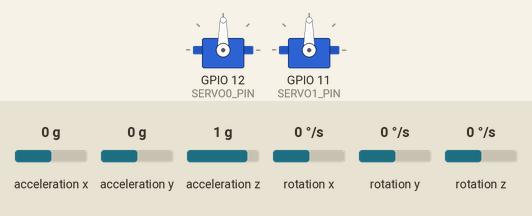
A sketch run on a simulated ESP32-S3. Shown: 2 × servo. Wiring (inferred from the names in the program): MPU-6050 motion sensor at I2C address 0x68. The inputs (shaded band) are chosen by the test bench; at power-on: rotation x 0 °/s, acceleration x 0 g, acceleration y 0 g, acceleration z 1 g, rotation y 0 °/s, rotation z 0 °/s. What the sketch prints to the serial monitor is not drawn.

Above: at 1.3 s.
1.4 s: rotation x set to -192 °/s
2.9 s: rotation x set to 0 °/s
Timing chart, 0 to 5.9 s (numbered marks = the images above; inputs shaded):
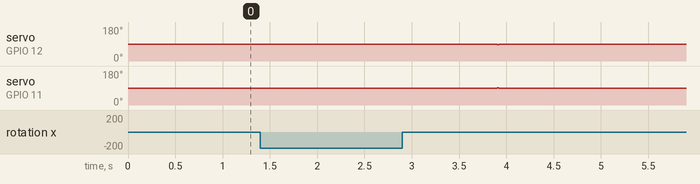

Measured:
- after the input at 1.4 s, every drawn part: stays the same
- after the input at 2.9 s, servo on GPIO 12 (SERVO0_PIN): 90° → 86° after 1.0 s, → 90° 0.02 s later; servo on GPIO 11 (SERVO1_PIN): 90° → 92° after 1.0 s, → 90° 0.02 s later

The sketch:

selfright_esp32.ino
```cpp
/*
  Runs the trained self-righting policy on the ESP32-S3.
  Idles until a flip (gyro spike), waits a beat, rights itself, then eases
  back to neutral and re-arms.

  Needs policy_weights.h (from export_policy.py), the ESP32Servo library,
  and an MPU6050 + two MG996R on their own 6V supply -- common ground with the ESP32.
*/

#include <Wire.h>
#include <ESP32Servo.h>
#include <math.h>
#include "policy_weights.h"

// ---- pins ----
#define I2C_SDA      14
#define I2C_SCL      13
#define SERVO0_PIN   12       // roll1
#define SERVO1_PIN   11       // roll2

// ---- control ----
const float CONTROL_HZ   = 50.0f;
const float DT           = 1.0f / CONTROL_HZ;     // 0.02 s
const float SERVO_SPEED  = 4.0f;                  // rad/s, MUST match sim SERVO_SPEED
const float JOINT_LIMIT  = 1.5707963f;            // ± rad, MUST match sim joint range
const float MAX_DSERVO   = SERVO_SPEED * DT;      // rad per tick (slew limit)

// ---- flip detection ----
const float GYRO_TILT_THRESH = .5f;   // rad/s; a flip spikes above this. Lower if not detected.
const unsigned long PAUSE_MS = 1000;  // wait 1s after a flip before righting

// ---- IMU axis mapping: chip frame -> sim body (part_1) frame ----
int   AX_SRC[3] = {0, 1, 2};
float AX_SGN[3] = {+1, +1, +1};
int   GY_SRC[3] = {0, 1, 2};
float GY_SGN[3] = {+1, +1, +1};

// ---- servo mapping: sim joint angle (rad) -> microseconds ----
int   CENTER_US[2]  = {1500, 1500};
float US_PER_RAD[2] = {637.0f, -637.0f};   // servo 2 direction flipped
int   SERVO_MIN_US  = 500;
int   SERVO_MAX_US  = 2500;

// ---- staged bring-up ----
#define ENABLE_SERVOS 1

const int MPU = 0x68;
Servo s0, s1;
float servo_rad[2] = {0.0f, 0.0f};
unsigned long next_tick = 0;

enum State { IDLE, WAIT, RIGHT, HOME };
State state = IDLE;
unsigned long pause_end = 0;

void mpuWrite(uint8_t reg, uint8_t val) {
  Wire.beginTransmission(MPU); Wire.write(reg); Wire.write(val); Wire.endTransmission();
}

void readIMU(float a[3], float g[3]) {
  Wire.beginTransmission(MPU); Wire.write(0x3B);
  if (Wire.endTransmission(false) != 0) { return; }       // bus error: skip this tick
  if (Wire.requestFrom(MPU, 14, true) != 14) { return; }  // short read: skip this tick
  int16_t ax = Wire.read() << 8 | Wire.read();
  int16_t ay = Wire.read() << 8 | Wire.read();
  int16_t az = Wire.read() << 8 | Wire.read();
  Wire.read(); Wire.read();                       // skip temperature
  int16_t gx = Wire.read() << 8 | Wire.read();
  int16_t gy = Wire.read() << 8 | Wire.read();
  int16_t gz = Wire.read() << 8 | Wire.read();
  a[0] = ax / 16384.0f; a[1] = ay / 16384.0f; a[2] = az / 16384.0f;       // g units (±2g)
  const float D2R = 0.01745329f;
  g[0] = (gx / 131.0f) * D2R; g[1] = (gy / 131.0f) * D2R; g[2] = (gz / 131.0f) * D2R; // rad/s
}

void buildObs(float obs[8]) {
  float a[3], g[3]; readIMU(a, g);
  float n = sqrtf(a[0]*a[0] + a[1]*a[1] + a[2]*a[2]);
  if (n < 1e-6f) n = 1e-6f;
  float au[3] = {a[0]/n, a[1]/n, a[2]/n};
  for (int k = 0; k < 3; k++) obs[k]     = -AX_SGN[k] * au[AX_SRC[k]];
  for (int k = 0; k < 3; k++) obs[3 + k] =  GY_SGN[k] * g[GY_SRC[k]];
  obs[6] = servo_rad[0] / JOINT_LIMIT;
  obs[7] = servo_rad[1] / JOINT_LIMIT;
}

void policy(const float obs[8], float act[2]) {
  float h1[N_H1], h2[N_H2];
  for (int o = 0; o < N_H1; o++) {
    float s = L0_B[o];
    for (int i = 0; i < N_OBS; i++) s += L0_W[o][i] * obs[i];
    h1[o] = tanhf(s);
  }
  for (int o = 0; o < N_H2; o++) {
    float s = L1_B[o];
    for (int i = 0; i < N_H1; i++) s += L1_W[o][i] * h1[i];
    h2[o] = tanhf(s);
  }
  for (int o = 0; o < N_ACT; o++) {
    float s = L2_B[o];
    for (int i = 0; i < N_H2; i++) s += L2_W[o][i] * h2[i];
    act[o] = s < -1.0f ? -1.0f : (s > 1.0f ? 1.0f : s);   // clip to action space
  }
}

void writeServo(Servo &s, int idx) {
  int us = CENTER_US[idx] + (int)(servo_rad[idx] * US_PER_RAD[idx]);
  if (us < SERVO_MIN_US) us = SERVO_MIN_US;
  if (us > SERVO_MAX_US) us = SERVO_MAX_US;
  s.writeMicroseconds(us);
}

void setup() {
  Serial.begin(115200);
  Wire.begin(I2C_SDA, I2C_SCL);
  Wire.setClock(400000);
  mpuWrite(0x6B, 0x00);   // wake MPU6050
  delay(100);
#if ENABLE_SERVOS
  s0.attach(SERVO0_PIN, SERVO_MIN_US, SERVO_MAX_US);
  s1.attach(SERVO1_PIN, SERVO_MIN_US, SERVO_MAX_US);
  writeServo(s0, 0); writeServo(s1, 1);
#endif
  Serial.println("armed -- waiting for a flip");
  next_tick = millis();
}

void loop() {
  if (millis() < next_tick) return;
  next_tick += (unsigned long)(DT * 1000.0f);

  float obs[8], act[2];
  buildObs(obs);
  float gmag = sqrtf(obs[3]*obs[3] + obs[4]*obs[4] + obs[5]*obs[5]);  // rotation rate
  float up   = -obs[2];                                               // +1 upright, -1 flipped

  switch (state) {
    case IDLE:
      if (gmag > GYRO_TILT_THRESH) {
        state = WAIT;
        pause_end = millis() + PAUSE_MS;
        Serial.println("flip detected -> pausing 1s");
      }
      break;

    case WAIT:
      if (gmag > GYRO_TILT_THRESH) pause_end = millis() + PAUSE_MS;   // still moving: extend
      if (millis() >= pause_end) {
        state = RIGHT;
        Serial.println("righting");
      }
      break;

    case RIGHT:
      policy(obs, act);
      for (int j = 0; j < 2; j++) {
        float desired = act[j] * JOINT_LIMIT;
        float d = desired - servo_rad[j];
        if (d >  MAX_DSERVO) d =  MAX_DSERVO;
        if (d < -MAX_DSERVO) d = -MAX_DSERVO;
        servo_rad[j] += d;
      }
      if (up > 0.95f && gmag < 0.5f) {   // settled upright -> head home
        state = HOME;
        Serial.println("upright -> returning to neutral");
      }
      break;

    case HOME: {
      bool settled = true;
      for (int j = 0; j < 2; j++) {
        float d = 0.0f - servo_rad[j];                 // neutral is straight up
        if (d >  MAX_DSERVO) d =  MAX_DSERVO;           // same slew limit as righting
        if (d < -MAX_DSERVO) d = -MAX_DSERVO;
        servo_rad[j] += d;
        if (fabsf(servo_rad[j]) > 1e-3f) settled = false;
      }
      if (settled) {
        servo_rad[0] = 0.0f; servo_rad[1] = 0.0f;       // snap to exact center
        state = IDLE;
        Serial.println("neutral -> armed");
      }
      break;
    }
  }

#if ENABLE_SERVOS
  writeServo(s0, 0);
  writeServo(s1, 1);
#endif
}
```

Source omitted: policy_weights.h (86011 bytes)
